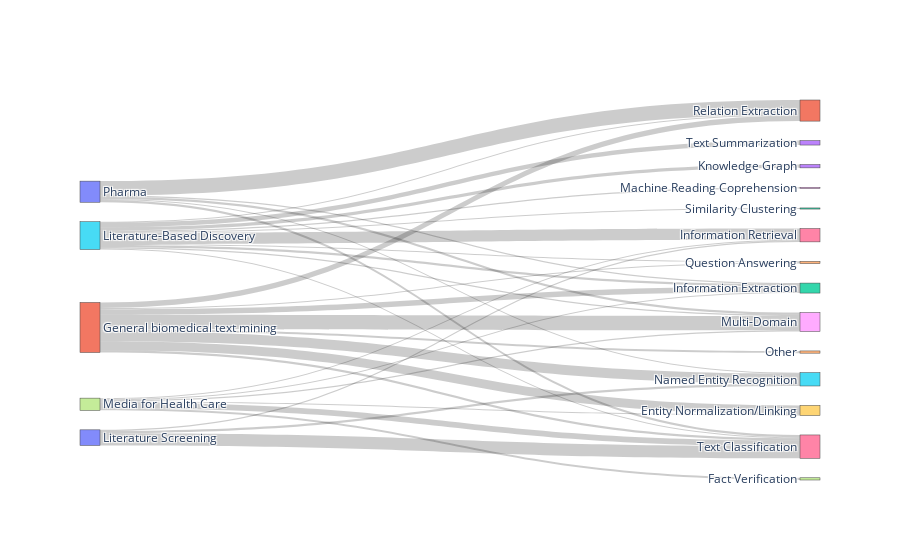

Write notebook code for a chart like this one.
### Code cell
import plotly.graph_objects as go # Import the graphical object

fig = go.Figure( 
    data=[go.Sankey( # The plot we are interest
        # This part is for the node information
        node = dict( 
            label = levels_combined
        ),
        # This part is for the link information
        link = dict(
            source = source_node,
            target = target_node,
            value = values
        ))])

# With this save the plots 
plot(fig,
     image_filename='sankey_plot_1', 
     image='png', 
     image_width=900, 
     image_height=600
)
# And shows the plot
fig.show()

### Figure 1 — Plotly figure (JSON) as saved in the notebook; plotly's stock layout.template omitted (floating-point values rounded to 4 significant figures)
{"data": [{"link": {"source": [11, 0, 10, 15, 11, 11, 11, 11, 17, 15, 15, 17, 15, 0, 10, 11, 11, 0, 17, 17, 0, 10, 17, 15, 15, 17, 0, 11, 15, 15, 15, 15], "target": [18, 1, 16, 6, 5, 9, 2, 1, 16, 13, 3, 7, 2, 18, 5, 14, 16, 16, 9, 2, 2, 6, 6, 8, 18, 18, 5, 4, 4, 1, 12, 16], "value": [13, 13, 11, 10, 9, 8, 5, 5, 5, 4, 3, 2, 2, 2, 2, 2, 2, 2, 1, 1, 1, 1, 1, 1, 1, 1, 1, 1, 1, 1, 1, 1]}, "node": {"label": ["Pharma", "Relation Extraction", "Information Extraction", "Knowledge Graph", "Question Answering", "Named Entity Recognition", "Information Retrieval", "Fact Verification", "Machine Reading Coprehension", "Entity Normalization/Linking", "Literature Screening", "General biomedical text mining", "Similarity Clustering", "Text Summarization", "Other", "Literature-Based Discovery", "Text Classification", "Media for Health Care", "Multi-Domain"]}, "type": "sankey"}], "layout": {"autosize": true}}
